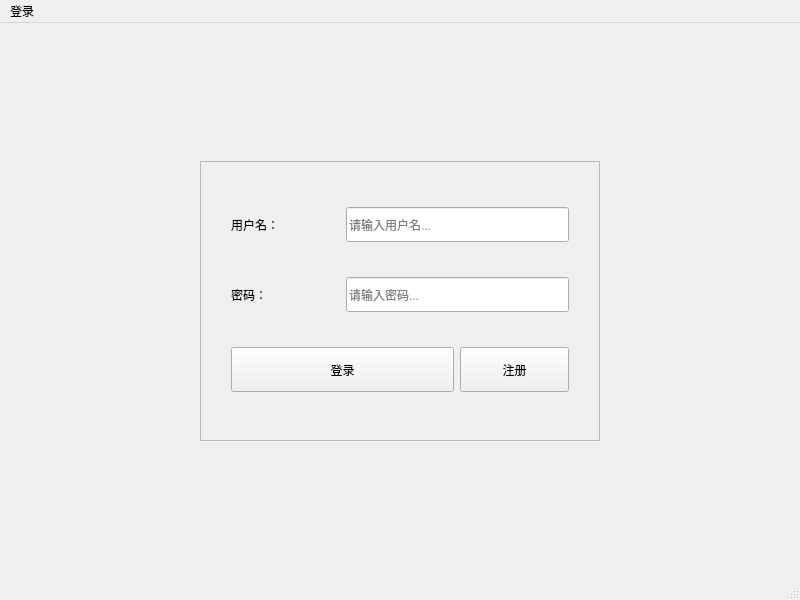
<?xml version="1.0" encoding="UTF-8"?>
<ui version="4.0">
 <class>MainWindow</class>
 <widget class="QMainWindow" name="MainWindow">
  <property name="geometry">
   <rect>
    <x>0</x>
    <y>0</y>
    <width>800</width>
    <height>600</height>
   </rect>
  </property>
  <property name="windowTitle">
   <string>航班管理系统 - 登录</string>
  </property>
  <widget class="QWidget" name="centralwidget">
   <layout class="QVBoxLayout" name="verticalLayout">
    <item>
     <spacer name="verticalSpacer_top">
      <property name="orientation">
       <enum>Qt::Orientation::Vertical</enum>
      </property>
      <property name="sizeHint" stdset="0">
       <size>
        <width>20</width>
        <height>40</height>
       </size>
      </property>
     </spacer>
    </item>
    <item>
     <layout class="QHBoxLayout" name="horizontalLayout">
      <item>
       <spacer name="horizontalSpacer_left">
        <property name="orientation">
         <enum>Qt::Orientation::Horizontal</enum>
        </property>
        <property name="sizeHint" stdset="0">
         <size>
          <width>40</width>
          <height>20</height>
         </size>
        </property>
       </spacer>
      </item>
      <item>
       <widget class="QFrame" name="frame">
        <property name="minimumSize">
         <size>
          <width>400</width>
          <height>280</height>
         </size>
        </property>
        <property name="frameShape">
         <enum>QFrame::Shape::StyledPanel</enum>
        </property>
        <property name="frameShadow">
         <enum>QFrame::Shadow::Raised</enum>
        </property>
        <layout class="QGridLayout" name="gridLayout">
         <property name="leftMargin">
          <number>30</number>
         </property>
         <property name="topMargin">
          <number>30</number>
         </property>
         <property name="rightMargin">
          <number>30</number>
         </property>
         <property name="bottomMargin">
          <number>30</number>
         </property>
         <property name="verticalSpacing">
          <number>20</number>
         </property>
         <item row="0" column="0">
          <widget class="QLabel" name="Username">
           <property name="styleSheet">
            <string notr="true">font: 12pt &quot;Microsoft YaHei UI&quot;;</string>
           </property>
           <property name="text">
            <string>用户名：</string>
           </property>
          </widget>
         </item>
         <item row="0" column="1" colspan="2">
          <widget class="QLineEdit" name="Usernamet">
           <property name="minimumSize">
            <size>
             <width>0</width>
             <height>35</height>
            </size>
           </property>
           <property name="frame">
            <bool>true</bool>
           </property>
           <property name="placeholderText">
            <string>请输入用户名...</string>
           </property>
           <property name="clearButtonEnabled">
            <bool>true</bool>
           </property>
          </widget>
         </item>
         <item row="1" column="0">
          <widget class="QLabel" name="Password">
           <property name="styleSheet">
            <string notr="true">font: 12pt &quot;Microsoft YaHei&quot;;</string>
           </property>
           <property name="text">
            <string>密码：</string>
           </property>
          </widget>
         </item>
         <item row="1" column="1" colspan="2">
          <widget class="QLineEdit" name="Passwordt">
           <property name="minimumSize">
            <size>
             <width>0</width>
             <height>35</height>
            </size>
           </property>
           <property name="echoMode">
            <enum>QLineEdit::EchoMode::Password</enum>
           </property>
           <property name="placeholderText">
            <string>请输入密码...</string>
           </property>
           <property name="clearButtonEnabled">
            <bool>true</bool>
           </property>
          </widget>
         </item>
         <item row="2" column="0" colspan="2">
          <widget class="QPushButton" name="log_in">
           <property name="minimumSize">
            <size>
             <width>0</width>
             <height>45</height>
            </size>
           </property>
           <property name="text">
            <string>登录</string>
           </property>
          </widget>
         </item>
         <item row="2" column="2">
          <widget class="QPushButton" name="sign_in">
           <property name="minimumSize">
            <size>
             <width>0</width>
             <height>45</height>
            </size>
           </property>
           <property name="text">
            <string>注册</string>
           </property>
          </widget>
         </item>
        </layout>
       </widget>
      </item>
      <item>
       <spacer name="horizontalSpacer_right">
        <property name="orientation">
         <enum>Qt::Orientation::Horizontal</enum>
        </property>
        <property name="sizeHint" stdset="0">
         <size>
          <width>40</width>
          <height>20</height>
         </size>
        </property>
       </spacer>
      </item>
     </layout>
    </item>
    <item>
     <spacer name="verticalSpacer_bottom">
      <property name="orientation">
       <enum>Qt::Orientation::Vertical</enum>
      </property>
      <property name="sizeHint" stdset="0">
       <size>
        <width>20</width>
        <height>40</height>
       </size>
      </property>
     </spacer>
    </item>
   </layout>
  </widget>
  <widget class="QMenuBar" name="menubar">
   <property name="geometry">
    <rect>
     <x>0</x>
     <y>0</y>
     <width>800</width>
     <height>22</height>
    </rect>
   </property>
   <widget class="QMenu" name="menu">
    <property name="title">
     <string>登录</string>
    </property>
   </widget>
   <addaction name="menu"/>
  </widget>
  <widget class="QStatusBar" name="statusbar"/>
 </widget>
 <resources/>
 <connections/>
</ui>
